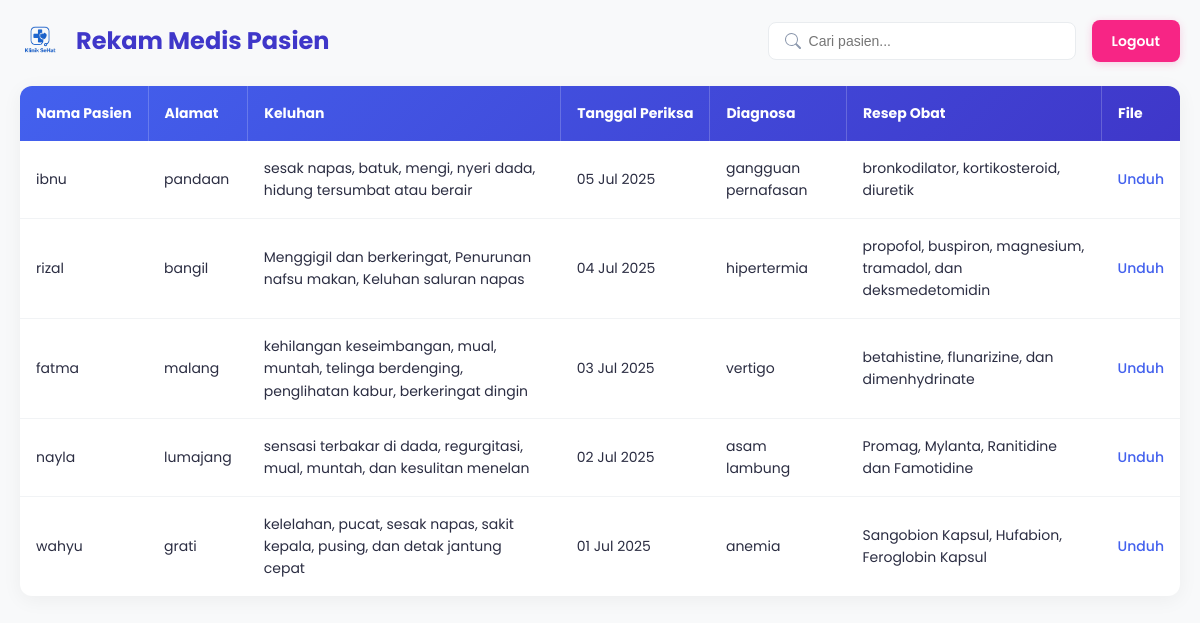
The app's page /pages/rekam_medis.php with its own data.
### tables this page shows
CREATE TABLE `rekam_medis` (
  `id` int(11) NOT NULL,
  `nama` varchar(100) NOT NULL,
  `alamat` varchar(255) NOT NULL,
  `keluhan` text DEFAULT NULL,
  `tanggal_periksa` date NOT NULL,
  `diagnosa` text DEFAULT NULL,
  `resep_obat` varchar(200) DEFAULT NULL,
  `file_upload` varchar(255) DEFAULT NULL
);

### pages/rekam_medis.php (the view, shortened to what this page needs)
<!DOCTYPE html>
<html lang="id">
<head>
</head>
<body>
<main class="container">
    <header class="page-header">
        <div class="header-title-group">
            <img src="assets/logo.png" alt="Logo Klinik Sehat" class="logo-img"
                 onerror="this.style.display='none'">
            <h1 class="page-title">Rekam Medis Pasien</h1>
        </div>
        <div class="header-actions">
            <form method="get" class="search-form">
                <input type="text" name="kata_cari" class="search-input"
                       placeholder="Cari pasien..."
                       value="<?= isset($_GET['kata_cari']) ? htmlspecialchars($_GET['kata_cari']) : '' ?>">
            </form>
            <a href="index.php?page=logout" class="btn logout-btn">Logout</a>
        </div>
    </header>
    <?php
    include('config/koneksi.php');
    if (isset($_GET['kata_cari']) && !empty($_GET['kata_cari'])) {
        $kata_cari = $_GET['kata_cari'];
        $query_param = "%" . $kata_cari . "%";
        $stmt = mysqli_prepare($koneksi, "SELECT * FROM rekam_medis WHERE nama LIKE ? OR alamat LIKE ? OR keluhan LIKE ? OR diagnosa LIKE ? ORDER BY id DESC");
        mysqli_stmt_bind_param($stmt, "ssss", $query_param, $query_param, $query_param, $query_param);
        mysqli_stmt_execute($stmt);
        $result = mysqli_stmt_get_result($stmt);
    } else {
        $query = "SELECT * FROM rekam_medis ORDER BY id DESC";
        $result = mysqli_query($koneksi, $query);
    }
    ?>
    <div class="table-container">
        <table>
            <thead>
                <tr>
                    <th>Nama Pasien</th>
                    <th>Alamat</th>
                    <th>Keluhan</th>
                    <th>Tanggal Periksa</th>
                    <th>Diagnosa</th>
                    <th>Resep Obat</th>
                    <th>File</th>
                </tr>
            </thead>
            <tbody>
                <?php
                if ($result && mysqli_num_rows($result) > 0) {
                    while($row = mysqli_fetch_assoc($result)) {
                ?>
                        <tr>
                            <td><?= htmlspecialchars($row['nama']); ?></td>
                            <td><?= htmlspecialchars($row['alamat']); ?></td>
                            <td><?= htmlspecialchars($row['keluhan']); ?></td>
                            <td><?= date('d M Y', strtotime($row['tanggal_periksa'])); ?></td>
                            <td><?= htmlspecialchars($row['diagnosa']); ?></td>
                            <td><?= htmlspecialchars($row['resep_obat']); ?></td>
                            <td>
                                <?php if (!empty($row['file_upload'])): ?>
                                    <a href="uploads/<?= htmlspecialchars($row['file_upload']); ?>" class="download-link" target="_blank">Unduh</a>
                                <?php else: ?>
                                    <span style="color: var(--text-light);">-</span>
                                <?php endif; ?>
                            </td>
                        </tr>
                <?php
                    }
                }
                ?>
            </tbody>
        </table>
    </div>
</main>
</body>
</html>

### pages/rekam_medis.php (style rules this page uses)
:root { --primary: #4361ee; --primary-light: #4895ef; --primary-dark: #3f37c9; --danger: #f72585; --danger-dark: #c9184a; --text: #2b2d42; --text-light: #6c757d; --bg: #f8f9fa; --card-bg: #ffffff; --border: #e9ecef; --border-light: #f1f3f5; }
body { font-family: 'Poppins', 'Segoe UI', Roboto, sans-serif; background-color: var(--bg); color: var(--text); line-height: 1.6; margin: 0; }
.container { padding: 20px; max-width: 1200px; margin: 0 auto; }
.page-header { display: flex; justify-content: space-between; align-items: center; flex-wrap: wrap; gap: 20px; margin-bottom: 24px; }
.header-title-group { display: flex; align-items: center; gap: 16px; }
.logo-img { height: 40px; width: auto; }
.page-title { font-size: 24px; font-weight: 700; color: var(--primary-dark); margin: 0; }
.header-actions { display: flex; align-items: center; flex-wrap: wrap; gap: 16px; }
.search-form { position: relative; }
.search-input { width: 250px; padding: 10px 16px 10px 40px; border: 1px solid var(--border); border-radius: 8px; font-size: 14px; transition: all 0.3s ease; background-color: white; background-repeat: no-repeat; background-position: 16px center; background-size: 16px; }
.btn { color: white; padding: 10px 20px; border-radius: 8px; text-decoration: none; font-weight: 600; font-size: 14px; display: inline-flex; align-items: center; gap: 8px; transition: all 0.3s ease; border: none; cursor: pointer; }
.logout-btn { background: var(--danger); box-shadow: 0 2px 8px rgba(247, 37, 133, 0.2); }
.table-container { background: var(--card-bg); border-radius: 12px; box-shadow: 0 4px 20px rgba(0, 0, 0, 0.05); overflow: hidden; overflow-x: auto; }
table { width: 100%; border-collapse: collapse; min-width: 900px; }
thead { background: linear-gradient(135deg, var(--primary), var(--primary-dark)); color: white; }
th, td { padding: 16px; text-align: left; vertical-align: middle; font-size: 14px; white-space: nowrap; }
th:not(:last-child) { border-right: 1px solid rgba(255, 255, 255, 0.2); }
tbody tr { border-bottom: 1px solid var(--border-light); transition: background-color 0.2s ease; }
tbody tr:last-child { border-bottom: none; }
td { white-space: normal; }
.download-link { color: var(--primary); text-decoration: none; font-weight: 500; transition: color 0.2s; }

### records on screen
rekam_medis: nama "ibnu", alamat "pandaan", keluhan "sesak napas, batuk, mengi, nyeri dada, hidung tersumbat atau berair", tanggal_periksa "05 Jul 2025", diagnosa "gangguan pernafasan", resep_obat "bronkodilator, kortikosteroid, diuretik"
rekam_medis: nama "rizal", alamat "bangil", keluhan "Menggigil dan berkeringat, Penurunan nafsu makan, Keluhan saluran napas", tanggal_periksa "04 Jul 2025", diagnosa "hipertermia", resep_obat "propofol, buspiron, magnesium, tramadol, dan deksmedetomidin"
rekam_medis: nama "fatma", alamat "malang", keluhan "kehilangan keseimbangan, mual, muntah, telinga berdenging, penglihatan kabur, berkeringat dingin", tanggal_periksa "03 Jul 2025", diagnosa "vertigo", resep_obat "betahistine, flunarizine, dan dimenhydrinate"
rekam_medis: nama "nayla", alamat "lumajang", keluhan "sensasi terbakar di dada, regurgitasi, mual, muntah, dan kesulitan menelan", tanggal_periksa "02 Jul 2025", diagnosa "asam lambung", resep_obat "Promag, Mylanta, Ranitidine dan Famotidine"
rekam_medis: nama "wahyu", alamat "grati", keluhan "kelelahan, pucat, sesak napas, sakit kepala, pusing, dan detak jantung cepat", tanggal_periksa "01 Jul 2025", diagnosa "anemia", resep_obat "Sangobion Kapsul, Hufabion, Feroglobin Kapsul"
